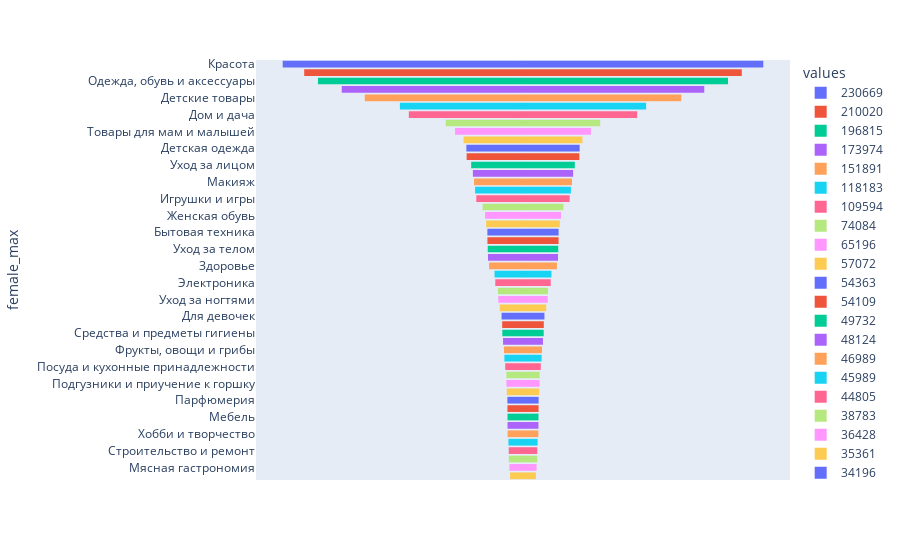

The notebook cell saved with this chart:
### Code cell
import plotly.express as px
data = dict(values=df_female_max['female'],female_max=df_female_max['Description'])
fig = px.funnel(data, y='female_max',x='values', color='values')
fig.show()

### Figure 1 — Plotly figure (JSON) as saved in the notebook; plotly's stock layout.template omitted (floating-point values rounded to 4 significant figures)
{"data": [{"hovertemplate": "values=%{x}<br>female_max=%{y}<extra></extra>", "legendgroup": "230669", "marker": {"color": "#636efa"}, "name": "230669", "orientation": "h", "showlegend": true, "type": "funnel", "x": [230669], "xaxis": "x", "y": ["Красота"], "yaxis": "y"}, {"hovertemplate": "values=%{x}<br>female_max=%{y}<extra></extra>", "legendgroup": "210020", "marker": {"color": "#EF553B"}, "name": "210020", "orientation": "h", "showlegend": true, "type": "funnel", "x": [210020], "xaxis": "x", "y": ["Косметика, парфюмерия и уход"], "yaxis": "y"}, {"hovertemplate": "values=%{x}<br>female_max=%{y}<extra></extra>", "legendgroup": "196815", "marker": {"color": "#00cc96"}, "name": "196815", "orientation": "h", "showlegend": true, "type": "funnel", "x": [196815], "xaxis": "x", "y": ["Одежда, обувь и аксессуары"], "yaxis": "y"}, {"hovertemplate": "values=%{x}<br>female_max=%{y}<extra></extra>", "legendgroup": "173974", "marker": {"color": "#ab63fa"}, "name": "173974", "orientation": "h", "showlegend": true, "type": "funnel", "x": [173974], "xaxis": "x", "y": ["Продукты"], "yaxis": "y"}, {"hovertemplate": "values=%{x}<br>female_max=%{y}<extra></extra>", "legendgroup": "151891", "marker": {"color": "#FFA15A"}, "name": "151891", "orientation": "h", "showlegend": true, "type": "funnel", "x": [151891], "xaxis": "x", "y": ["Детские товары"], "yaxis": "y"}, {"hovertemplate": "values=%{x}<br>female_max=%{y}<extra></extra>", "legendgroup": "118183", "marker": {"color": "#19d3f3"}, "name": "118183", "orientation": "h", "showlegend": true, "type": "funnel", "x": [118183], "xaxis": "x", "y": ["Товары для животных"], "yaxis": "y"}, {"hovertemplate": "values=%{x}<br>female_max=%{y}<extra></extra>", "legendgroup": "109594", "marker": {"color": "#FF6692"}, "name": "109594", "orientation": "h", "showlegend": true, "type": "funnel", "x": [109594], "xaxis": "x", "y": ["Дом и дача"], "yaxis": "y"}, {"hovertemplate": "values=%{x}<br>female_max=%{y}<extra></extra>", "legendgroup": "74084", "marker": {"color": "#B6E880"}, "name": "74084", "orientation": "h", "showlegend": true, "type": "funnel", "x": [74084], "xaxis": "x", "y": ["Корма для кошек и собак"], "yaxis": "y"}, {"hovertemplate": "values=%{x}<br>female_max=%{y}<extra></extra>", "legendgroup": "65196", "marker": {"color": "#FF97FF"}, "name": "65196", "orientation": "h", "showlegend": true, "type": "funnel", "x": [65196], "xaxis": "x", "y": ["Товары для мам и малышей"], "yaxis": "y"}, {"hovertemplate": "values=%{x}<br>female_max=%{y}<extra></extra>", "legendgroup": "57072", "marker": {"color": "#FECB52"}, "name": "57072", "orientation": "h", "showlegend": true, "type": "funnel", "x": [57072], "xaxis": "x", "y": ["Обувь"], "yaxis": "y"}, {"hovertemplate": "values=%{x}<br>female_max=%{y}<extra></extra>", "legendgroup": "54363", "marker": {"color": "#636efa"}, "name": "54363", "orientation": "h", "showlegend": true, "type": "funnel", "x": [54363], "xaxis": "x", "y": ["Детская одежда"], "yaxis": "y"}, {"hovertemplate": "values=%{x}<br>female_max=%{y}<extra></extra>", "legendgroup": "54109", "marker": {"color": "#EF553B"}, "name": "54109", "orientation": "h", "showlegend": true, "type": "funnel", "x": [54109], "xaxis": "x", "y": ["Корма для кошек"], "yaxis": "y"}, {"hovertemplate": "values=%{x}<br>female_max=%{y}<extra></extra>", "legendgroup": "49732", "marker": {"color": "#00cc96"}, "name": "49732", "orientation": "h", "showlegend": true, "type": "funnel", "x": [49732], "xaxis": "x", "y": ["Уход за лицом"], "yaxis": "y"}, {"hovertemplate": "values=%{x}<br>female_max=%{y}<extra></extra>", "legendgroup": "48124", "marker": {"color": "#ab63fa"}, "name": "48124", "orientation": "h", "showlegend": true, "type": "funnel", "x": [48124], "xaxis": "x", "y": ["Женская одежда"], "yaxis": "y"}, {"hovertemplate": "values=%{x}<br>female_max=%{y}<extra></extra>", "legendgroup": "46989", "marker": {"color": "#FFA15A"}, "name": "46989", "orientation": "h", "showlegend": true, "type": "funnel", "x": [46989], "xaxis": "x", "y": ["Макияж"], "yaxis": "y"}, {"hovertemplate": "values=%{x}<br>female_max=%{y}<extra></extra>", "legendgroup": "45989", "marker": {"color": "#19d3f3"}, "name": "45989", "orientation": "h", "showlegend": true, "type": "funnel", "x": [45989], "xaxis": "x", "y": ["Досуг и развлечения"], "yaxis": "y"}, {"hovertemplate": "values=%{x}<br>female_max=%{y}<extra></extra>", "legendgroup": "44805", "marker": {"color": "#FF6692"}, "name": "44805", "orientation": "h", "showlegend": true, "type": "funnel", "x": [44805], "xaxis": "x", "y": ["Игрушки и игры"], "yaxis": "y"}, {"hovertemplate": "values=%{x}<br>female_max=%{y}<extra></extra>", "legendgroup": "38783", "marker": {"color": "#B6E880"}, "name": "38783", "orientation": "h", "showlegend": true, "type": "funnel", "x": [38783], "xaxis": "x", "y": ["Бакалейные товары"], "yaxis": "y"}, {"hovertemplate": "values=%{x}<br>female_max=%{y}<extra></extra>", "legendgroup": "36428", "marker": {"color": "#FF97FF"}, "name": "36428", "orientation": "h", "showlegend": true, "type": "funnel", "x": [36428], "xaxis": "x", "y": ["Женская обувь"], "yaxis": "y"}, {"hovertemplate": "values=%{x}<br>female_max=%{y}<extra></extra>", "legendgroup": "35361", "marker": {"color": "#FECB52"}, "name": "35361", "orientation": "h", "showlegend": true, "type": "funnel", "x": [35361], "xaxis": "x", "y": ["Молочная гастрономия"], "yaxis": "y"}, {"hovertemplate": "values=%{x}<br>female_max=%{y}<extra></extra>", "legendgroup": "34196", "marker": {"color": "#636efa"}, "name": "34196", "orientation": "h", "showlegend": true, "type": "funnel", "x": [34196], "xaxis": "x", "y": ["Бытовая техника"], "yaxis": "y"}, {"hovertemplate": "values=%{x}<br>female_max=%{y}<extra></extra>", "legendgroup": "34158", "marker": {"color": "#EF553B"}, "name": "34158", "orientation": "h", "showlegend": true, "type": "funnel", "x": [34158], "xaxis": "x", "y": ["Уход за волосами"], "yaxis": "y"}, {"hovertemplate": "values=%{x}<br>female_max=%{y}<extra></extra>", "legendgroup": "33841", "marker": {"color": "#00cc96"}, "name": "33841", "orientation": "h", "showlegend": true, "type": "funnel", "x": [33841], "xaxis": "x", "y": ["Уход за телом"], "yaxis": "y"}, {"hovertemplate": "values=%{x}<br>female_max=%{y}<extra></extra>", "legendgroup": "33585", "marker": {"color": "#ab63fa"}, "name": "33585", "orientation": "h", "showlegend": true, "type": "funnel", "x": [33585], "xaxis": "x", "y": ["Детское питание"], "yaxis": "y"}, {"hovertemplate": "values=%{x}<br>female_max=%{y}<extra></extra>", "legendgroup": "32529", "marker": {"color": "#FFA15A"}, "name": "32529", "orientation": "h", "showlegend": true, "type": "funnel", "x": [32529], "xaxis": "x", "y": ["Здоровье"], "yaxis": "y"}, {"hovertemplate": "values=%{x}<br>female_max=%{y}<extra></extra>", "legendgroup": "27310", "marker": {"color": "#19d3f3"}, "name": "27310", "orientation": "h", "showlegend": true, "type": "funnel", "x": [27310], "xaxis": "x", "y": ["Книги (inactive)"], "yaxis": "y"}, {"hovertemplate": "values=%{x}<br>female_max=%{y}<extra></extra>", "legendgroup": "26592", "marker": {"color": "#FF6692"}, "name": "26592", "orientation": "h", "showlegend": true, "type": "funnel", "x": [26592], "xaxis": "x", "y": ["Электроника"], "yaxis": "y"}, {"hovertemplate": "values=%{x}<br>female_max=%{y}<extra></extra>", "legendgroup": "24070", "marker": {"color": "#B6E880"}, "name": "24070", "orientation": "h", "showlegend": true, "type": "funnel", "x": [24070], "xaxis": "x", "y": ["Лекарства"], "yaxis": "y"}, {"hovertemplate": "values=%{x}<br>female_max=%{y}<extra></extra>", "legendgroup": "23713", "marker": {"color": "#FF97FF"}, "name": "23713", "orientation": "h", "showlegend": true, "type": "funnel", "x": [23713], "xaxis": "x", "y": ["Уход за ногтями"], "yaxis": "y"}, {"hovertemplate": "values=%{x}<br>female_max=%{y}<extra></extra>", "legendgroup": "22300", "marker": {"color": "#FECB52"}, "name": "22300", "orientation": "h", "showlegend": true, "type": "funnel", "x": [22300], "xaxis": "x", "y": ["Аксессуары"], "yaxis": "y"}, {"hovertemplate": "values=%{x}<br>female_max=%{y}<extra></extra>", "legendgroup": "20572", "marker": {"color": "#636efa"}, "name": "20572", "orientation": "h", "showlegend": true, "type": "funnel", "x": [20572], "xaxis": "x", "y": ["Для девочек"], "yaxis": "y"}, {"hovertemplate": "values=%{x}<br>female_max=%{y}<extra></extra>", "legendgroup": "19975", "marker": {"color": "#EF553B"}, "name": "19975", "orientation": "h", "showlegend": true, "type": "funnel", "x": [19975], "xaxis": "x", "y": ["Корма для собак"], "yaxis": "y"}, {"hovertemplate": "values=%{x}<br>female_max=%{y}<extra></extra>", "legendgroup": "19853", "marker": {"color": "#00cc96"}, "name": "19853", "orientation": "h", "showlegend": true, "type": "funnel", "x": [19853], "xaxis": "x", "y": ["Средства и предметы гигиены"], "yaxis": "y"}, {"hovertemplate": "values=%{x}<br>female_max=%{y}<extra></extra>", "legendgroup": "19149", "marker": {"color": "#ab63fa"}, "name": "19149", "orientation": "h", "showlegend": true, "type": "funnel", "x": [19149], "xaxis": "x", "y": ["Кондитерские изделия"], "yaxis": "y"}, {"hovertemplate": "values=%{x}<br>female_max=%{y}<extra></extra>", "legendgroup": "18300", "marker": {"color": "#FFA15A"}, "name": "18300", "orientation": "h", "showlegend": true, "type": "funnel", "x": [18300], "xaxis": "x", "y": ["Фрукты, овощи и грибы"], "yaxis": "y"}, {"hovertemplate": "values=%{x}<br>female_max=%{y}<extra></extra>", "legendgroup": "17870", "marker": {"color": "#19d3f3"}, "name": "17870", "orientation": "h", "showlegend": true, "type": "funnel", "x": [17870], "xaxis": "x", "y": ["Бытовая химия"], "yaxis": "y"}, {"hovertemplate": "values=%{x}<br>female_max=%{y}<extra></extra>", "legendgroup": "17070", "marker": {"color": "#FF6692"}, "name": "17070", "orientation": "h", "showlegend": true, "type": "funnel", "x": [17070], "xaxis": "x", "y": ["Посуда и кухонные принадлежности"], "yaxis": "y"}, {"hovertemplate": "values=%{x}<br>female_max=%{y}<extra></extra>", "legendgroup": "15962", "marker": {"color": "#B6E880"}, "name": "15962", "orientation": "h", "showlegend": true, "type": "funnel", "x": [15962], "xaxis": "x", "y": ["Пюре"], "yaxis": "y"}, {"hovertemplate": "values=%{x}<br>female_max=%{y}<extra></extra>", "legendgroup": "15942", "marker": {"color": "#FF97FF"}, "name": "15942", "orientation": "h", "showlegend": true, "type": "funnel", "x": [15942], "xaxis": "x", "y": ["Подгузники и приучение к горшку"], "yaxis": "y"}, {"hovertemplate": "values=%{x}<br>female_max=%{y}<extra></extra>", "legendgroup": "15581", "marker": {"color": "#FECB52"}, "name": "15581", "orientation": "h", "showlegend": true, "type": "funnel", "x": [15581], "xaxis": "x", "y": ["Телефоны"], "yaxis": "y"}, {"hovertemplate": "values=%{x}<br>female_max=%{y}<extra></extra>", "legendgroup": "14993", "marker": {"color": "#636efa"}, "name": "14993", "orientation": "h", "showlegend": true, "type": "funnel", "x": [14993], "xaxis": "x", "y": ["Парфюмерия"], "yaxis": "y"}, {"hovertemplate": "values=%{x}<br>female_max=%{y}<extra></extra>", "legendgroup": "14944", "marker": {"color": "#EF553B"}, "name": "14944", "orientation": "h", "showlegend": true, "type": "funnel", "x": [14944], "xaxis": "x", "y": ["Мужская одежда"], "yaxis": "y"}, {"hovertemplate": "values=%{x}<br>female_max=%{y}<extra></extra>", "legendgroup": "14869", "marker": {"color": "#00cc96"}, "name": "14869", "orientation": "h", "showlegend": true, "type": "funnel", "x": [14869], "xaxis": "x", "y": ["Мебель"], "yaxis": "y"}, {"hovertemplate": "values=%{x}<br>female_max=%{y}<extra></extra>", "legendgroup": "14844", "marker": {"color": "#ab63fa"}, "name": "14844", "orientation": "h", "showlegend": true, "type": "funnel", "x": [14844], "xaxis": "x", "y": ["Для лица"], "yaxis": "y"}, {"hovertemplate": "values=%{x}<br>female_max=%{y}<extra></extra>", "legendgroup": "14754", "marker": {"color": "#FFA15A"}, "name": "14754", "orientation": "h", "showlegend": true, "type": "funnel", "x": [14754], "xaxis": "x", "y": ["Хобби и творчество"], "yaxis": "y"}, {"hovertemplate": "values=%{x}<br>female_max=%{y}<extra></extra>", "legendgroup": "14017", "marker": {"color": "#19d3f3"}, "name": "14017", "orientation": "h", "showlegend": true, "type": "funnel", "x": [14017], "xaxis": "x", "y": ["Для мальчиков"], "yaxis": "y"}, {"hovertemplate": "values=%{x}<br>female_max=%{y}<extra></extra>", "legendgroup": "13684", "marker": {"color": "#FF6692"}, "name": "13684", "orientation": "h", "showlegend": true, "type": "funnel", "x": [13684], "xaxis": "x", "y": ["Строительство и ремонт"], "yaxis": "y"}, {"hovertemplate": "values=%{x}<br>female_max=%{y}<extra></extra>", "legendgroup": "13679", "marker": {"color": "#B6E880"}, "name": "13679", "orientation": "h", "showlegend": true, "type": "funnel", "x": [13679], "xaxis": "x", "y": ["Развитие и обучение"], "yaxis": "y"}, {"hovertemplate": "values=%{x}<br>female_max=%{y}<extra></extra>", "legendgroup": "13044", "marker": {"color": "#FF97FF"}, "name": "13044", "orientation": "h", "showlegend": true, "type": "funnel", "x": [13044], "xaxis": "x", "y": ["Мясная гастрономия"], "yaxis": "y"}, {"hovertemplate": "values=%{x}<br>female_max=%{y}<extra></extra>", "legendgroup": "12387", "marker": {"color": "#FECB52"}, "name": "12387", "orientation": "h", "showlegend": true, "type": "funnel", "x": [12387], "xaxis": "x", "y": ["Для глаз"], "yaxis": "y"}], "layout": {"legend": {"title": {"text": "values"}, "tracegroupgap": 0}, "margin": {"t": 60}, "xaxis": {"anchor": "y", "categoryarray": [230669, 210020, 196815, 173974, 151891, 118183, 109594, 74084, 65196, 57072, 54363, 54109, 49732, 48124, 46989, 45989, 44805, 38783, 36428, 35361, 34196, 34158, 33841, 33585, 32529, 27310, 26592, 24070, 23713, 22300, 20572, 19975, 19853, 19149, 18300, 17870, 17070, 15962, 15942, 15581, 14993, 14944, 14869, 14844, 14754, 14017, 13684, 13679, 13044, 12387], "categoryorder": "array", "domain": [0, 1], "title": {"text": "values"}}, "yaxis": {"anchor": "x", "domain": [0, 1], "title": {"text": "female_max"}}}}
